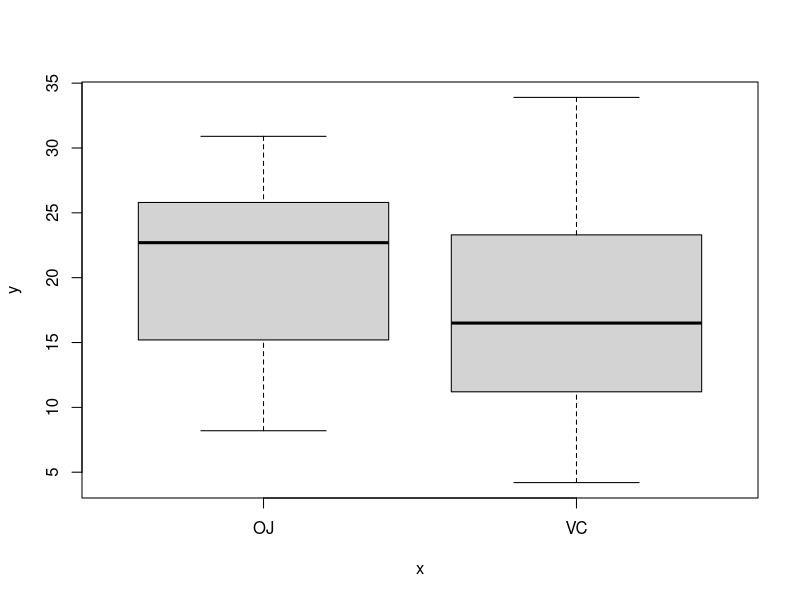
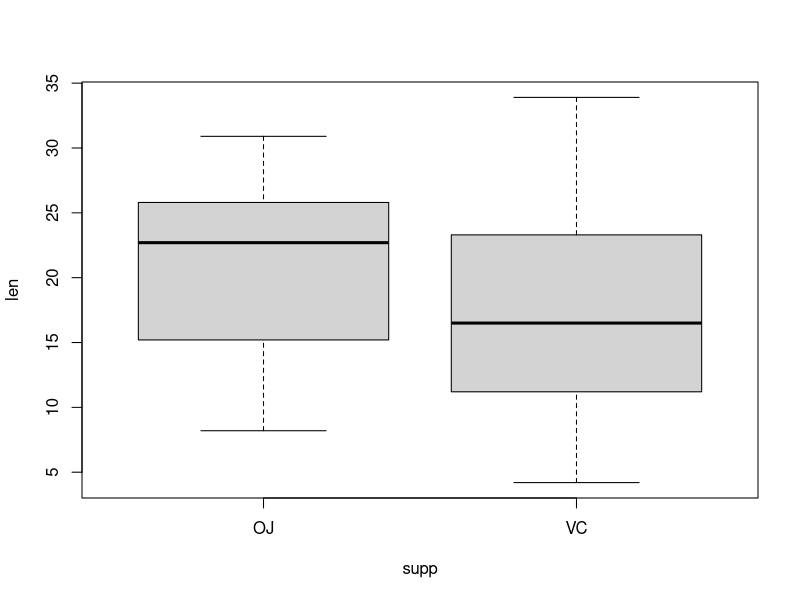
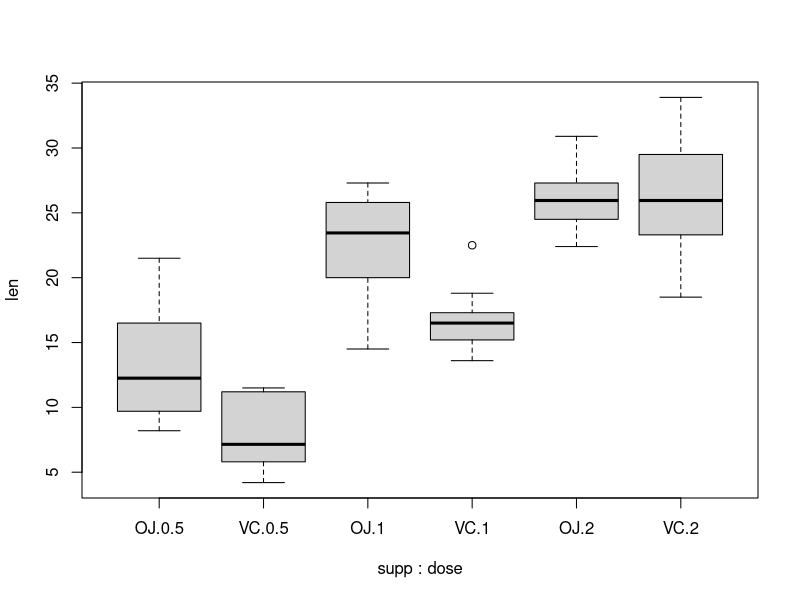
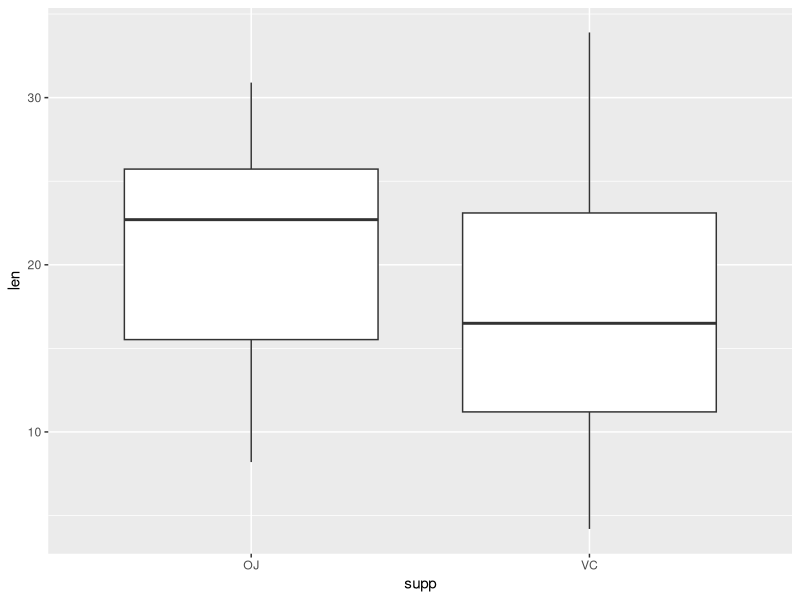

Write the R code that produced these figures, in order.
#
# David
# 2024/10/21
# Draw Box Plot
#


plot(ToothGrowth$supp, ToothGrowth$len)

# Formula syntax
boxplot(len ~ supp, data = ToothGrowth)

# Put interaction of two variables on x-axis
boxplot(len ~ supp + dose, data = ToothGrowth)

library(ggplot2)

ggplot(ToothGrowth, aes(x  = supp, y = len)) +
  geom_boxplot()
